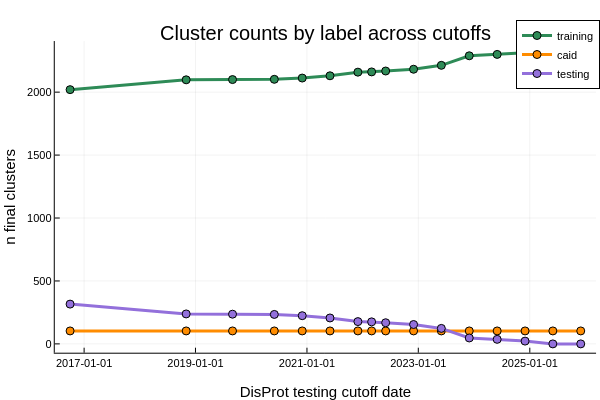

Write notebook code for a chart like this one.
### Markdown cell above
### Plot 9: Cluster Counts vs Cutoff

### Code cell
plot(
    sweep_clusters_wide.disprot_testing_cutoff_date,
    sweep_clusters_wide.training;
    label = "training",
    xlabel = "DisProt testing cutoff date",
    ylabel = "n final clusters",
    title = "Cluster counts by label across cutoffs",
    linewidth = 3,
    marker = :circle,
    color = :seagreen
)
plot!(
    sweep_clusters_wide.disprot_testing_cutoff_date,
    sweep_clusters_wide.caid;
    label = "caid",
    linewidth = 3,
    marker = :circle,
    color = :darkorange
)
plot!(
    sweep_clusters_wide.disprot_testing_cutoff_date,
    sweep_clusters_wide.testing;
    label = "testing",
    linewidth = 3,
    marker = :circle,
    color = :mediumpurple
)

### Figure 1 — Plotly figure (JSON) as saved in the notebook; plotly's stock layout.template omitted (floating-point values rounded to 4 significant figures)
{"data": [{"colorbar": {"len": 0.8657, "title": "", "x": 0.9934, "y": 0.5087}, "legendgroup": "training", "line": {"color": "rgba(46, 139, 87, 1.000)", "dash": "solid", "shape": "linear", "width": 3}, "marker": {"color": "rgba(46, 139, 87, 1.000)", "line": {"color": "rgba(0, 0, 0, 1.000)", "width": 1}, "size": 8, "symbol": "circle"}, "mode": "lines+markers", "name": "training", "showlegend": true, "type": "scatter", "x": [736238, 736999, 737303, 737577, 737760, 737942, 738125, 738215, 738307, 738490, 738672, 738855, 739038, 739221, 739403, 739586], "xaxis": "x", "y": [2020, 2098, 2100, 2102, 2112, 2130, 2159, 2161, 2168, 2182, 2213, 2289, 2300, 2314, 2336, 2336], "yaxis": "y"}, {"colorbar": {"len": 0.8657, "title": "", "x": 0.9934, "y": 0.5087}, "legendgroup": "caid", "line": {"color": "rgba(255, 140, 0, 1.000)", "dash": "solid", "shape": "linear", "width": 3}, "marker": {"color": "rgba(255, 140, 0, 1.000)", "line": {"color": "rgba(0, 0, 0, 1.000)", "width": 1}, "size": 8, "symbol": "circle"}, "mode": "lines+markers", "name": "caid", "showlegend": true, "type": "scatter", "x": [736238, 736999, 737303, 737577, 737760, 737942, 738125, 738215, 738307, 738490, 738672, 738855, 739038, 739221, 739403, 739586], "xaxis": "x", "y": [103, 103, 103, 103, 103, 103, 103, 103, 103, 103, 103, 103, 103, 103, 103, 103], "yaxis": "y"}, {"colorbar": {"len": 0.8657, "title": "", "x": 0.9934, "y": 0.5087}, "legendgroup": "testing", "line": {"color": "rgba(147, 112, 219, 1.000)", "dash": "solid", "shape": "linear", "width": 3}, "marker": {"color": "rgba(147, 112, 219, 1.000)", "line": {"color": "rgba(0, 0, 0, 1.000)", "width": 1}, "size": 8, "symbol": "circle"}, "mode": "lines+markers", "name": "testing", "showlegend": true, "type": "scatter", "x": [736238, 736999, 737303, 737577, 737760, 737942, 738125, 738215, 738307, 738490, 738672, 738855, 739038, 739221, 739403, 739586], "xaxis": "x", "y": [316, 238, 236, 234, 224, 206, 177, 175, 168, 154, 123, 47, 36, 22, 0, 0], "yaxis": "y"}], "layout": {"annotations": [{"font": {"color": "rgba(0, 0, 0, 1.000)", "family": "sans-serif", "size": 20}, "rotation": 0, "showarrow": false, "text": "Cluster counts by label across cutoffs", "x": 0.5424, "xanchor": "center", "xref": "paper", "y": 1, "yanchor": "top", "yref": "paper"}], "height": 400, "legend": {"bgcolor": "rgba(255, 255, 255, 1.000)", "bordercolor": "rgba(0, 0, 0, 1.000)", "borderwidth": 1, "font": {"color": "rgba(0, 0, 0, 1.000)", "family": "sans-serif", "size": 11}, "title": {"font": {"color": "rgba(0, 0, 0, 1.000)", "family": "sans-serif", "size": 15}, "text": ""}, "tracegroupgap": 0, "traceorder": "normal", "x": 1, "xanchor": "auto", "y": 1, "yanchor": "auto"}, "margin": {"b": 20, "l": 0, "r": 0, "t": 20}, "paper_bgcolor": "rgba(255, 255, 255, 1.000)", "plot_bgcolor": "rgba(255, 255, 255, 1.000)", "showlegend": true, "width": 600, "xaxis": {"anchor": "y", "domain": [0.09128, 0.9934], "gridcolor": "rgba(0, 0, 0, 0.100)", "gridwidth": 0.5, "linecolor": "rgba(0, 0, 0, 1.000)", "mirror": false, "range": [736100.0, 739700.0], "showgrid": true, "showline": true, "showticklabels": true, "tickangle": 0, "tickcolor": "rgb(0, 0, 0)", "tickfont": {"color": "rgba(0, 0, 0, 1.000)", "family": "sans-serif", "size": 11}, "tickmode": "array", "ticks": "inside", "ticktext": ["2017-01-01", "2019-01-01", "2021-01-01", "2023-01-01", "2025-01-01"], "tickvals": [736330, 737060, 737791, 738521, 739252], "title": "DisProt testing cutoff date", "titlefont": {"color": "rgba(0, 0, 0, 1.000)", "family": "sans-serif", "size": 15}, "type": "-", "visible": true, "zeroline": false, "zerolinecolor": "rgba(0, 0, 0, 1.000)"}, "yaxis": {"anchor": "x", "domain": [0.07581, 0.9415], "gridcolor": "rgba(0, 0, 0, 0.100)", "gridwidth": 0.5, "linecolor": "rgba(0, 0, 0, 1.000)", "mirror": false, "range": [-70.08, 2406.0], "showgrid": true, "showline": true, "showticklabels": true, "tickangle": 0, "tickcolor": "rgb(0, 0, 0)", "tickfont": {"color": "rgba(0, 0, 0, 1.000)", "family": "sans-serif", "size": 11}, "tickmode": "array", "ticks": "inside", "ticktext": ["0", "500", "1000", "1500", "2000"], "tickvals": [0, 500, 1000, 1500, 2000], "title": "n final clusters", "titlefont": {"color": "rgba(0, 0, 0, 1.000)", "family": "sans-serif", "size": 15}, "type": "-", "visible": true, "zeroline": false, "zerolinecolor": "rgba(0, 0, 0, 1.000)"}}}
